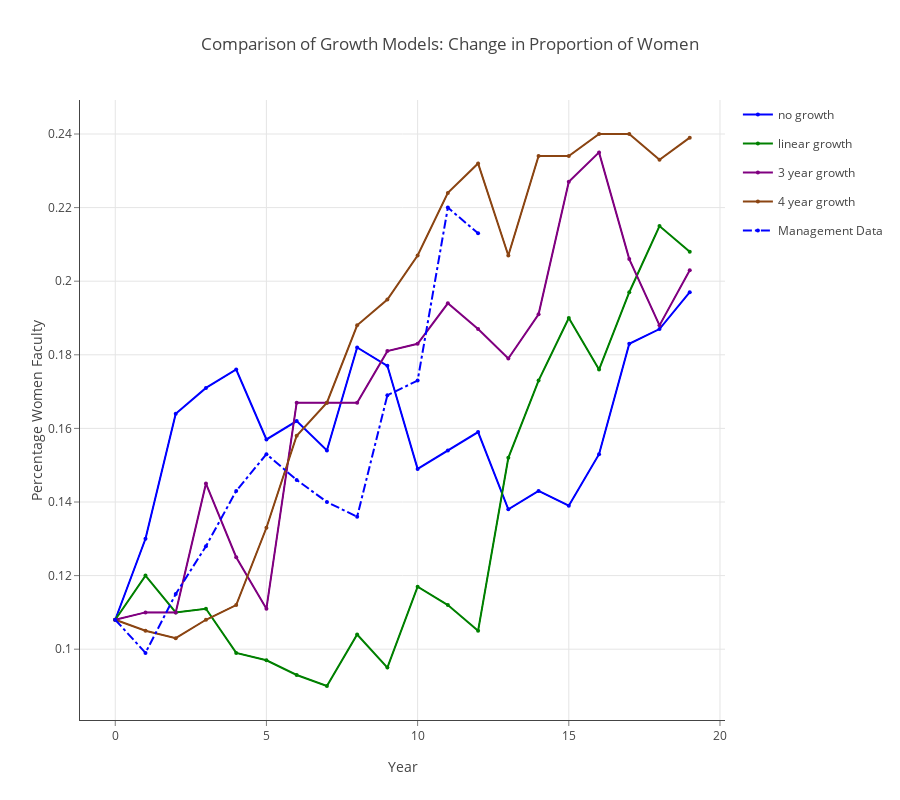

Notebook source saved alongside this figure:
### Markdown cell above
## Comparison of Model 3 Growth Models: Change in Proportion of Women

### Code cell
data = []
linecolors = ['rgb(0,0,255)', 'rgb(0,128,0)', 'rgb(128,0,128)', 'rgb(139,69,19)']
fillcolors = ['rgba(0,0,255,0.25)', 'rgba(0,128,0,0.25)', 'rgba(128,0,128,0.25)', 'rgba(160,82,45,0.25)']
legend_labels = ['no growth', 'linear growth', '3 year growth', '4 year growth']

for k,v in enumerate(results.mlist):
    data.append(go.Scatter(
        x=np.append(v.summary_matrix['yr'], v.summary_matrix['yr'].values[::-1]),
        y=np.append(v.summary_matrix['fpct_975'], v.summary_matrix['fpct_025'].values[::-1]),
        fill='tozerox',
        fillcolor=fillcolors[k],
        line=dict(color=linecolors[k],
                 width=1),
        legendgroup=legend_labels[k],
        showlegend=False,
        mode='lines',
        name=legend_labels[k],
    ))

    data.append(go.Scatter(
        x=v.summary_matrix['yr'],
        y=v.summary_matrix['fpct_avg'],
        line=dict(color=linecolors[k],
                 width=2),
        legendgroup=legend_labels[k],
        showlegend=True,
        marker=dict(
            size=4),
        mode='lines+markers',
        name=legend_labels[k],
    ))


data.append(go.Scatter(
    x=v.summary_matrix['yr'], 
    y=v.summary_matrix['act_fpct'],
    line=dict(color='blue',
             dash='dashdot'),
    name='Management Data',
    mode='lines+markers',
    marker=dict(
        size=4),

))
    
layout = go.Layout(
    title='Comparison of Growth Models: Change in Proportion of Women',
    height=800,
    width=900,
    paper_bgcolor='rgb(255,255,255)',
    plot_bgcolor='rgb(255,255,255)',
    xaxis=dict(
        visible=True,
        title='Year',
        gridcolor='rgb(229,229,229)',
        showgrid=True,
        showline=True,
        showticklabels=True,
        tickcolor='rgb(127,127,127)',
        ticks='outside',
        zeroline=False
    ),
    yaxis=dict(
        title='Percentage Women Faculty',
        gridcolor='rgb(229,229,229)',
        showgrid=True,
        showline=True,
        showticklabels=True,
        tickcolor='rgb(127,127,127)',
        ticks='outside',
        zeroline=False
    ),
)
fig = go.Figure(data=data, layout=layout)
plotly.offline.iplot(fig, filename= 'shaded_lines')

# export image for ingestion to pdf file.
if not os.path.exists('images'):
    os.mkdir('images')
pio.write_image(fig, 'images/change_in_percentage_faculty_women.png')

### Figure 1 — Plotly figure (JSON) as saved in the notebook; plotly's stock layout.template omitted (floating-point values rounded to 4 significant figures)
{"data": [{"fill": "tozerox", "fillcolor": "rgba(0,0,255,0.25)", "legendgroup": "no growth", "line": {"color": "rgb(0,0,255)", "width": 1}, "mode": "lines", "name": "no growth", "showlegend": false, "type": "scatter", "uid": "ca5a2439-79e1-4883-a6bc-ec9e335f99ba", "x": [0, 1, 2, 3, 4, 5, 6, 7, 8, 9, 10, 11, 12, 13, 14, 15, 16, 17, 18, 19, 19, 18, 17, 16, 15, 14, 13, 12, 11, 10, 9, 8, 7, 6, 5, 4, 3, 2, 1, 0], "y": [0.108, 0.13, 0.164, 0.171, 0.176, 0.157, 0.162, 0.154, 0.182, 0.177, 0.149, 0.154, 0.159, 0.138, 0.143, 0.139, 0.153, 0.183, 0.187, 0.197, 0.197, 0.187, 0.183, 0.153, 0.139, 0.143, 0.138, 0.159, 0.154, 0.149, 0.177, 0.182, 0.154, 0.162, 0.157, 0.176, 0.171, 0.164, 0.13, 0.108]}, {"legendgroup": "no growth", "line": {"color": "rgb(0,0,255)", "width": 2}, "marker": {"size": 4}, "mode": "lines+markers", "name": "no growth", "showlegend": true, "type": "scatter", "uid": "f6d81f8b-9e15-4ca2-8001-8c94176f758a", "x": [0, 1, 2, 3, 4, 5, 6, 7, 8, 9, 10, 11, 12, 13, 14, 15, 16, 17, 18, 19], "y": [0.108, 0.13, 0.164, 0.171, 0.176, 0.157, 0.162, 0.154, 0.182, 0.177, 0.149, 0.154, 0.159, 0.138, 0.143, 0.139, 0.153, 0.183, 0.187, 0.197]}, {"fill": "tozerox", "fillcolor": "rgba(0,128,0,0.25)", "legendgroup": "linear growth", "line": {"color": "rgb(0,128,0)", "width": 1}, "mode": "lines", "name": "linear growth", "showlegend": false, "type": "scatter", "uid": "d6e48e80-dd23-4bfb-8720-8a0fbb49ef34", "x": [0, 1, 2, 3, 4, 5, 6, 7, 8, 9, 10, 11, 12, 13, 14, 15, 16, 17, 18, 19, 19, 18, 17, 16, 15, 14, 13, 12, 11, 10, 9, 8, 7, 6, 5, 4, 3, 2, 1, 0], "y": [0.108, 0.12, 0.11, 0.111, 0.099, 0.097, 0.093, 0.09, 0.104, 0.095, 0.117, 0.112, 0.105, 0.152, 0.173, 0.19, 0.176, 0.197, 0.215, 0.208, 0.208, 0.215, 0.197, 0.176, 0.19, 0.173, 0.152, 0.105, 0.112, 0.117, 0.095, 0.104, 0.09, 0.093, 0.097, 0.099, 0.111, 0.11, 0.12, 0.108]}, {"legendgroup": "linear growth", "line": {"color": "rgb(0,128,0)", "width": 2}, "marker": {"size": 4}, "mode": "lines+markers", "name": "linear growth", "showlegend": true, "type": "scatter", "uid": "1ce1a239-50ad-441d-aca2-d00b0bbc4344", "x": [0, 1, 2, 3, 4, 5, 6, 7, 8, 9, 10, 11, 12, 13, 14, 15, 16, 17, 18, 19], "y": [0.108, 0.12, 0.11, 0.111, 0.099, 0.097, 0.093, 0.09, 0.104, 0.095, 0.117, 0.112, 0.105, 0.152, 0.173, 0.19, 0.176, 0.197, 0.215, 0.208]}, {"fill": "tozerox", "fillcolor": "rgba(128,0,128,0.25)", "legendgroup": "3 year growth", "line": {"color": "rgb(128,0,128)", "width": 1}, "mode": "lines", "name": "3 year growth", "showlegend": false, "type": "scatter", "uid": "8cbe4feb-6775-4170-83f0-7adebc7cb70d", "x": [0, 1, 2, 3, 4, 5, 6, 7, 8, 9, 10, 11, 12, 13, 14, 15, 16, 17, 18, 19, 19, 18, 17, 16, 15, 14, 13, 12, 11, 10, 9, 8, 7, 6, 5, 4, 3, 2, 1, 0], "y": [0.108, 0.11, 0.11, 0.145, 0.125, 0.111, 0.167, 0.167, 0.167, 0.181, 0.183, 0.194, 0.187, 0.179, 0.191, 0.227, 0.235, 0.206, 0.188, 0.203, 0.203, 0.188, 0.206, 0.235, 0.227, 0.191, 0.179, 0.187, 0.194, 0.183, 0.181, 0.167, 0.167, 0.167, 0.111, 0.125, 0.145, 0.11, 0.11, 0.108]}, {"legendgroup": "3 year growth", "line": {"color": "rgb(128,0,128)", "width": 2}, "marker": {"size": 4}, "mode": "lines+markers", "name": "3 year growth", "showlegend": true, "type": "scatter", "uid": "ac9c6da1-0280-4d06-b2c5-f5a1331a3b93", "x": [0, 1, 2, 3, 4, 5, 6, 7, 8, 9, 10, 11, 12, 13, 14, 15, 16, 17, 18, 19], "y": [0.108, 0.11, 0.11, 0.145, 0.125, 0.111, 0.167, 0.167, 0.167, 0.181, 0.183, 0.194, 0.187, 0.179, 0.191, 0.227, 0.235, 0.206, 0.188, 0.203]}, {"fill": "tozerox", "fillcolor": "rgba(160,82,45,0.25)", "legendgroup": "4 year growth", "line": {"color": "rgb(139,69,19)", "width": 1}, "mode": "lines", "name": "4 year growth", "showlegend": false, "type": "scatter", "uid": "1996c46e-77e1-4683-a5b7-3ef8c3bb563c", "x": [0, 1, 2, 3, 4, 5, 6, 7, 8, 9, 10, 11, 12, 13, 14, 15, 16, 17, 18, 19, 19, 18, 17, 16, 15, 14, 13, 12, 11, 10, 9, 8, 7, 6, 5, 4, 3, 2, 1, 0], "y": [0.108, 0.105, 0.103, 0.108, 0.112, 0.133, 0.158, 0.167, 0.188, 0.195, 0.207, 0.224, 0.232, 0.207, 0.234, 0.234, 0.24, 0.24, 0.233, 0.239, 0.239, 0.233, 0.24, 0.24, 0.234, 0.234, 0.207, 0.232, 0.224, 0.207, 0.195, 0.188, 0.167, 0.158, 0.133, 0.112, 0.108, 0.103, 0.105, 0.108]}, {"legendgroup": "4 year growth", "line": {"color": "rgb(139,69,19)", "width": 2}, "marker": {"size": 4}, "mode": "lines+markers", "name": "4 year growth", "showlegend": true, "type": "scatter", "uid": "3d7b3cfd-dff5-4584-93f4-4a83d2003c15", "x": [0, 1, 2, 3, 4, 5, 6, 7, 8, 9, 10, 11, 12, 13, 14, 15, 16, 17, 18, 19], "y": [0.108, 0.105, 0.103, 0.108, 0.112, 0.133, 0.158, 0.167, 0.188, 0.195, 0.207, 0.224, 0.232, 0.207, 0.234, 0.234, 0.24, 0.24, 0.233, 0.239]}, {"line": {"color": "blue", "dash": "dashdot"}, "marker": {"size": 4}, "mode": "lines+markers", "name": "Management Data", "type": "scatter", "uid": "df430562-0596-4416-a07b-d9d28db06a41", "x": [0, 1, 2, 3, 4, 5, 6, 7, 8, 9, 10, 11, 12, 13, 14, 15, 16, 17, 18, 19], "y": [0.108, 0.099, 0.115, 0.128, 0.143, 0.153, 0.146, 0.14, 0.136, 0.169, 0.173, 0.22, 0.213, null, null, null, null, null, null, null]}], "layout": {"height": 800, "paper_bgcolor": "rgb(255,255,255)", "plot_bgcolor": "rgb(255,255,255)", "title": {"text": "Comparison of Growth Models: Change in Proportion of Women"}, "width": 900, "xaxis": {"gridcolor": "rgb(229,229,229)", "showgrid": true, "showline": true, "showticklabels": true, "tickcolor": "rgb(127,127,127)", "ticks": "outside", "title": {"text": "Year"}, "visible": true, "zeroline": false}, "yaxis": {"gridcolor": "rgb(229,229,229)", "showgrid": true, "showline": true, "showticklabels": true, "tickcolor": "rgb(127,127,127)", "ticks": "outside", "title": {"text": "Percentage Women Faculty"}, "zeroline": false}}}
